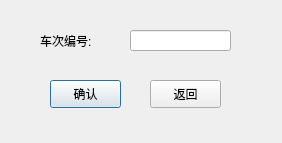
<?xml version="1.0" encoding="UTF-8"?>
<ui version="4.0">
 <class>Start</class>
 <widget class="QDialog" name="Start">
  <property name="geometry">
   <rect>
    <x>0</x>
    <y>0</y>
    <width>282</width>
    <height>143</height>
   </rect>
  </property>
  <property name="windowTitle">
   <string>Dialog</string>
  </property>
  <widget class="QPushButton" name="pushButton">
   <property name="geometry">
    <rect>
     <x>50</x>
     <y>80</y>
     <width>71</width>
     <height>28</height>
    </rect>
   </property>
   <property name="text">
    <string>确认</string>
   </property>
  </widget>
  <widget class="QLineEdit" name="numLineEdit">
   <property name="geometry">
    <rect>
     <x>130</x>
     <y>30</y>
     <width>101</width>
     <height>21</height>
    </rect>
   </property>
   <property name="text">
    <string/>
   </property>
  </widget>
  <widget class="QPushButton" name="pushButton_2">
   <property name="geometry">
    <rect>
     <x>150</x>
     <y>80</y>
     <width>71</width>
     <height>28</height>
    </rect>
   </property>
   <property name="text">
    <string>返回</string>
   </property>
  </widget>
  <widget class="QLabel" name="label">
   <property name="geometry">
    <rect>
     <x>40</x>
     <y>30</y>
     <width>81</width>
     <height>21</height>
    </rect>
   </property>
   <property name="text">
    <string>车次编号:</string>
   </property>
  </widget>
 </widget>
 <resources/>
 <connections/>
</ui>
